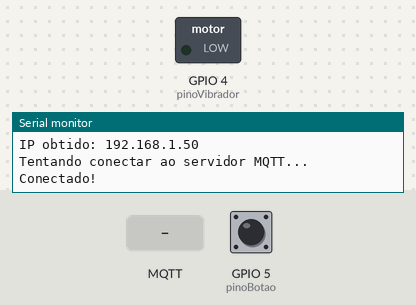
A sketch run on a simulated ESP8266 (NodeMCU). Shown: switched loads named in the sketch (green lamp = pin HIGH), the last lines printed to the serial monitor. The inputs (shaded band) are chosen by the test bench; at power-on: GPIO 5 (pinoBotao) LOW. WiFi joins after 1.5 s; servers stay silent unless stated; no MQTT or app messages arrive unless stated.

Above: at 6.2 s.
6.3 s: MQTT message "vibrar" arrives on the first subscribed topic
At 7.4 s:
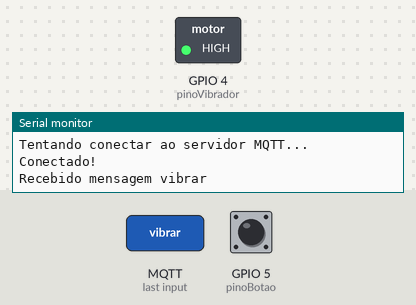
7.8 s: GPIO 5 (pinoBotao) pulled HIGH for 0.15 s
Timing chart, 0 to 10.8 s (numbered marks = the images above; inputs shaded):
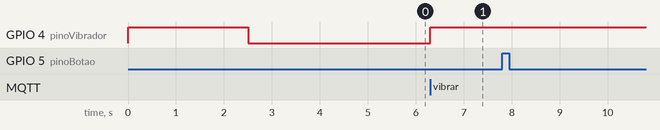

The sketch:

mqtt_vibrador.ino
```cpp
/*
 *   ** RECEBENDO MENSAGEM DO BROKER MQTT
 *   POR: JONNY CHRISTIAN
 *   EM 28/05/2018
 *
 */

/*
Equivalencia das saidas Digitais entre NodeMCU e ESP8266 (na IDE do Arduino)
NodeMCU - ESP8266
D0 = 16;
D1 = 5;
D2 = 4;
D3 = 0;
D4 = 2;
D5 = 14;
D6 = 12;
D7 = 13;
D8 = 15;
D9 = 3;
D10 = 1;
*/

#include <ESP8266WiFi.h>        //https://github.com/esp8266/Arduino
#include <PubSubClient.h>

//Coloque os valores padrões aqui, porém na interface eles poderão ser substituídos.
#define servidor_mqtt             "m11.cloudmqtt.com"  //URL do servidor MQTT
#define servidor_mqtt_porta       16633  //Porta do servidor (a mesma deve ser informada na variável abaixo)
#define servidor_mqtt_usuario     "bljascsn"  //Usuário
#define servidor_mqtt_senha       "3h4SwSgfbvyh"  //Senha
#define mqtt_topico_pub           "esp8266/pincmd"    //Tópico para publicar o comando de inverter o pino do outro ESP8266

//Declaração do pino que será utilizado
#define pinoVibrador                         4                  //Pino que será lido e caso seja alterado seu status, deverá ser enviado um comando para o outro ESP.
#define pinoBotao                            5
long tempoEsperaEntrePressao = 0; //variavel para auxiliar no tempo de espera entre o botao ser pressionado
long tempoUltimaMsg = 0;
long tempoEsperaEntreMsg = 180000; //3 minutos de espera entre msgs
int pressao = 0; //variavel que vai contar quantas vezes o botao foi pressionado

WiFiClient wifiClient;                                 //Instância do WiFiClient
PubSubClient MQTT(wifiClient);                       //Passando a instância do WiFiClient para a instância do PubSubClient

const char* ssid = "*********"; //nome da rede wifi
const char* password = "********"; //senha da rede wifi


void conectarWiFi()
{
  if(WiFi.status() == WL_CONNECTED)
  {
    return;
  }

  Serial.print("Conectando a rede:");
  Serial.println(ssid);
  Serial.println("Aguarde!");

  WiFi.begin(ssid, password); //função que conecta na rede wifi passando os dados como parametro
  while(WiFi.status() != WL_CONNECTED)
  {
    vibrarEmPausas();
    Serial.print("...");
  }

  Serial.print("Conectado com sucesso na rede:");
  Serial. println(ssid);
  Serial.print("IP obtido: ");
  Serial.println(WiFi.localIP());
}


//Função que reconecta ao servidor MQTT
void conectarMQTT() {
  //Repete até conectar
  while (!MQTT.connected()) {
    Serial.println("Tentando conectar ao servidor MQTT...");

    //Tentativa de conectar. Se o MQTT precisa de autenticação, será chamada a função com autenticação, caso contrário, chama a sem autenticação.
    bool conectado = strlen(servidor_mqtt_usuario) > 0 ?
                     MQTT.connect("ESP8266receptor", servidor_mqtt_usuario, servidor_mqtt_senha) :
                     MQTT.connect("ESP8266receptor");

    if(conectado) {
      Serial.println("Conectado!");
      MQTT.subscribe(mqtt_topico_pub, 1);                   //subscrible para monitorar os comandos recebidos
    } else {
      Serial.println("Falhou ao tentar conectar. Codigo: ");
      Serial.println(String(MQTT.state()).c_str());
      Serial.println(" tentando novamente em 5 segundos");
      //Aguarda 5 segundos para tentar novamente
      vibrarEmPausas();
    }
  }
}

void mantemConexoes()
{
  if(!MQTT.connected())
  {
    conectarMQTT();
  }
  conectarWiFi(); //refaz a conexão com wifi
}

void recebeMensagem(char* topic, byte* mensagem, unsigned int tamanho)
{

   String msg;

    //obtem a string do playload recebido
    for(int i = 0; i<tamanho; i++)
    {
     char c = (char)mensagem[i];
     msg += c;
    }
    if (msg == "vibrar")
    {
     digitalWrite(pinoVibrador, HIGH);
     Serial.println("Recebido mensagem vibrar");
     tempoUltimaMsg = millis(); //atualiza o tempo da ultima msg recebida
    }
    if(msg == "test")
    {
      tempoUltimaMsg = millis(); //atualiza o tempo da ultima msg recebida
    }
}

void vibrarEmPausas()
{
      digitalWrite(pinoVibrador, HIGH);
      delay(2500);
      digitalWrite(pinoVibrador, LOW);
      delay(2500);
}

//funcao que vai ajudar a decidir quando vibrar
void executaAcao()
{//só vai parar de vibrar quando botao for pressionado duas vezes seguidas
  switch(pressao)
  {
    case 2:
      digitalWrite(pinoVibrador, LOW);
    break;
  }
}

//Função inicial (será executado SOMENTE quando ligar o ESP)
void setup()
{
  Serial.begin(115200);

  //Fazendo o pino ser de entrada.
  pinMode(pinoVibrador, OUTPUT);
  pinMode(pinoBotao, INPUT);

  conectarWiFi();
  MQTT.setServer(servidor_mqtt, servidor_mqtt_porta);
  MQTT.setCallback(recebeMensagem);
}

void loop()
{
  mantemConexoes();
  MQTT.loop();

  //se o vibrador estiver vibrando
   if((digitalRead(pinoVibrador)) == HIGH)
   {
    //verificar que usuario pressionou botao
      if(digitalRead(pinoBotao))
      {
        tempoEsperaEntrePressao = millis();
        delay(400);
        pressao++;
        Serial.println(pressao);
      }
      if(pressao !=0 && ((millis() - tempoEsperaEntrePressao) > 1000))
      {
        executaAcao(); //funcao que decide o que fazer quando o botao é pressionado
        pressao = 0;
      }
  }

  if((millis() - tempoUltimaMsg) > tempoEsperaEntreMsg)
  {
    vibrarEmPausas();
  }
}
```

Measured:
- after the input at 6.3 s, GPIO 4 (pinoVibrador): LOW → HIGH at once
